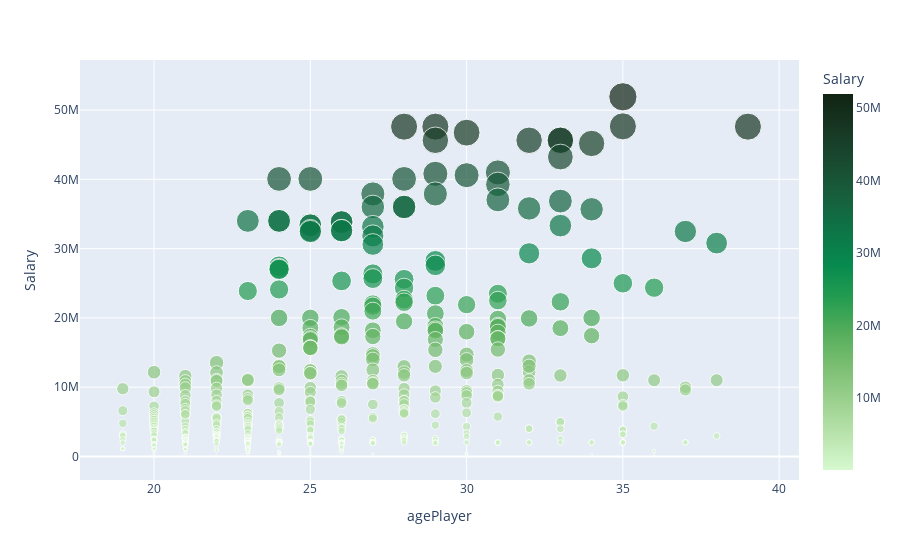

Write notebook code for a chart like this one.
### Code cell
fig = px.scatter(SS, x="agePlayer", y="Salary", color = "Salary",
                 size='Salary', hover_data=['namePlayer','slugTeamBREF'], color_continuous_scale=px.colors.sequential.algae, height=700)
fig.show()

### Figure 1 — Plotly figure (JSON) as saved in the notebook; plotly's stock layout.template omitted (floating-point values rounded to 4 significant figures; data arrays with more than 128 entries replaced by an {"elided": "..."} marker saying what was removed)
{"data": [{"customdata": {"elided": "478x2 str values"}, "hovertemplate": "agePlayer=%{x}<br>Salary=%{marker.color}<br>namePlayer=%{customdata[0]}<br>slugTeamBREF=%{customdata[1]}<extra></extra>", "legendgroup": "", "marker": {"color": {"elided": "478 int values"}, "coloraxis": "coloraxis", "size": {"elided": "478 int values"}, "sizemode": "area", "sizeref": 129800.0, "symbol": "circle"}, "mode": "markers", "name": "", "orientation": "v", "showlegend": false, "type": "scatter", "x": {"elided": "478 int values"}, "xaxis": "x", "y": {"elided": "478 int values"}, "yaxis": "y"}], "layout": {"autosize": true, "coloraxis": {"colorbar": {"title": {"text": "Salary"}}, "colorscale": [[0, "rgb(214, 249, 207)"], [0.09091, "rgb(186, 228, 174)"], [0.1818, "rgb(156, 209, 143)"], [0.2727, "rgb(124, 191, 115)"], [0.3636, "rgb(85, 174, 91)"], [0.4545, "rgb(37, 157, 81)"], [0.5455, "rgb(7, 138, 78)"], [0.6364, "rgb(13, 117, 71)"], [0.7273, "rgb(23, 95, 61)"], [0.8182, "rgb(25, 75, 49)"], [0.9091, "rgb(23, 55, 35)"], [1, "rgb(17, 36, 20)"]]}, "legend": {"itemsizing": "constant", "tracegroupgap": 0}, "margin": {"t": 60}, "xaxis": {"anchor": "y", "autorange": true, "domain": [0, 1], "range": [17.71, 40.47], "title": {"text": "agePlayer"}, "type": "linear"}, "yaxis": {"anchor": "x", "autorange": true, "domain": [0, 1], "range": [-3249000.0, 56600000.0], "title": {"text": "Salary"}, "type": "linear"}}}
